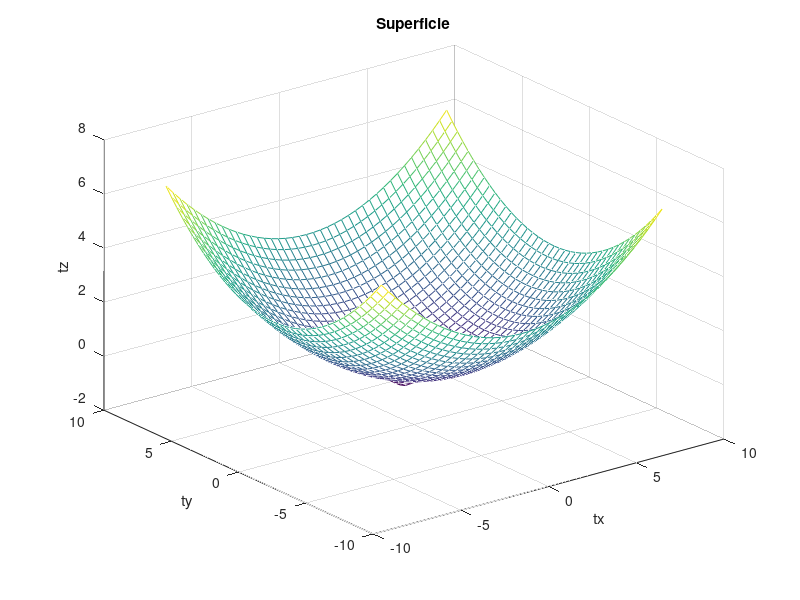
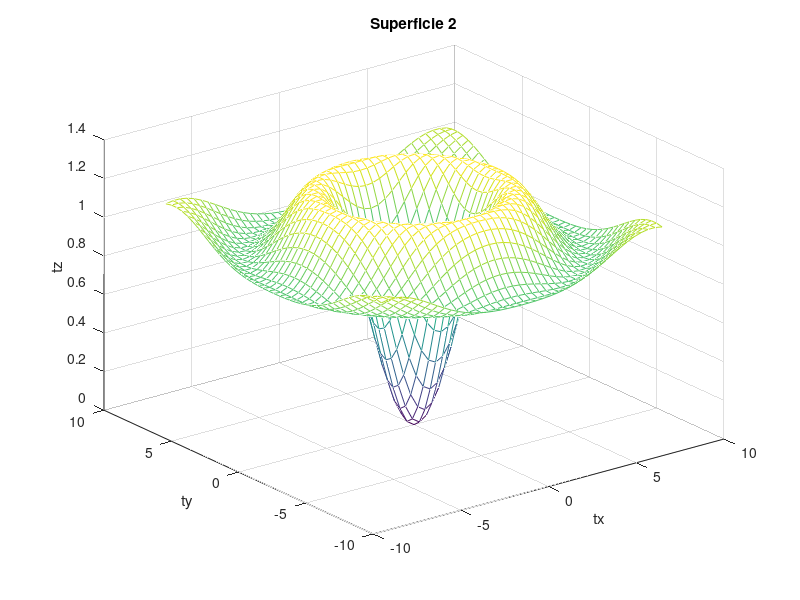

These charts were generated, in order, by the following MATLAB code:
% Ejemplos "Minimizers"
% Resolver una ecuación  F(x,y)=0 ; G(x,y)=0 
% equivale a encontrar un mímimo de f(x,y)=F(x,y)^2+G(x,y)^2
clear all
clc

clf


figure(1);
tx = ty = linspace (-8, 8, 41)';
[xx, yy] = meshgrid (tx, ty);
tz=xx.*exp(-(xx.^2 + yy.^2)) + (xx.^2 + yy.^2)/20;
mesh (tx, ty, tz);
xlabel ("tx");
ylabel ("ty");
zlabel ("tz");
title ("Superficie");
hold on

display('Minimo de una funcion de una variable')

r0=fminbnd(@(r) 1-sin(r)/r, -pi/2,pi/2)
%[r0, fval, info, output] =fminbnd(@(r) 1-sin(r)/r, -pi/2,pi/2)

display(' ')
display('Minimo de una funcion de varias variable')
fun = @(x)x(1)*exp(-(x(1)^2 + x(2)^2)) + (x(1)^2 + x(2)^2)/20
X0 = [1,2]; [X,fval] = fminunc(fun,X0)



function v = Fobjetivo(X)
  ra=sqrt(X(1)^2+X(2)^2)+eps;
  v=1-sin(ra)/ra;
end
Fobjetivo([2,3]);

figure(2);
tx = ty = linspace (-8, 8, 41)';
[xx, yy] = meshgrid (tx, ty);
r = sqrt (xx .^ 2 + yy .^ 2) + eps;
tz = 1.-sin (r) ./ r;
mesh (tx, ty, tz);
xlabel ("tx");
ylabel ("ty");
zlabel ("tz");
title ("Superficie 2");




X1=[-pi/4,pi/4];
[Y,val2]= fminunc(@Fobjetivo,X1)